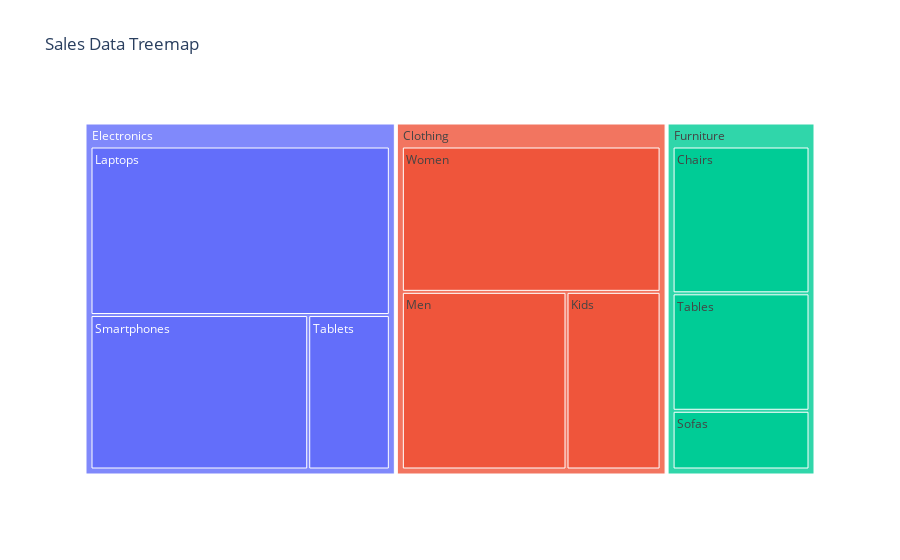

The code cell stored with this chart in its notebook:
### Code cell
#1: Import Required Libraries
import plotly.express as px
import pandas as pd

# 2: Create Sales Data
data = {
    'Category': ['Electronics', 'Electronics', 'Electronics', 
                 'Furniture', 'Furniture', 'Furniture', 
                 'Clothing', 'Clothing', 'Clothing'],
    'Subcategory': ['Laptops', 'Smartphones', 'Tablets', 
                    'Chairs', 'Tables', 'Sofas', 
                    'Men', 'Women', 'Kids'],
    'Sales': [120000, 80000, 30000, 
              50000, 40000, 20000, 
              70000, 90000, 40000]
}

#3: Convert Data into Pandas DataFrame
df = pd.DataFrame(data)

#4: Creating the treemap
fig = px.treemap(
    df,
    path=['Category', 'Subcategory'],
    values='Sales',
    title='Sales Data Treemap'
)
#5: Display the Treemap
fig.show()

### Figure 1 — Plotly figure (JSON) as saved in the notebook; plotly's stock layout.template omitted (floating-point values rounded to 4 significant figures)
{"data": [{"branchvalues": "total", "domain": {"x": [0, 1], "y": [0, 1]}, "hovertemplate": "labels=%{label}<br>Sales=%{value}<br>parent=%{parent}<br>id=%{id}<extra></extra>", "ids": ["Furniture/Chairs", "Clothing/Kids", "Electronics/Laptops", "Clothing/Men", "Electronics/Smartphones", "Furniture/Sofas", "Furniture/Tables", "Electronics/Tablets", "Clothing/Women", "Clothing", "Electronics", "Furniture"], "labels": ["Chairs", "Kids", "Laptops", "Men", "Smartphones", "Sofas", "Tables", "Tablets", "Women", "Clothing", "Electronics", "Furniture"], "name": "", "parents": ["Furniture", "Clothing", "Electronics", "Clothing", "Electronics", "Furniture", "Furniture", "Electronics", "Clothing", "", "", ""], "type": "treemap", "values": [50000, 40000, 120000, 70000, 80000, 20000, 40000, 30000, 90000, 200000, 230000, 110000]}], "layout": {"autosize": true, "legend": {"tracegroupgap": 0}, "title": {"text": "Sales Data Treemap"}}}
